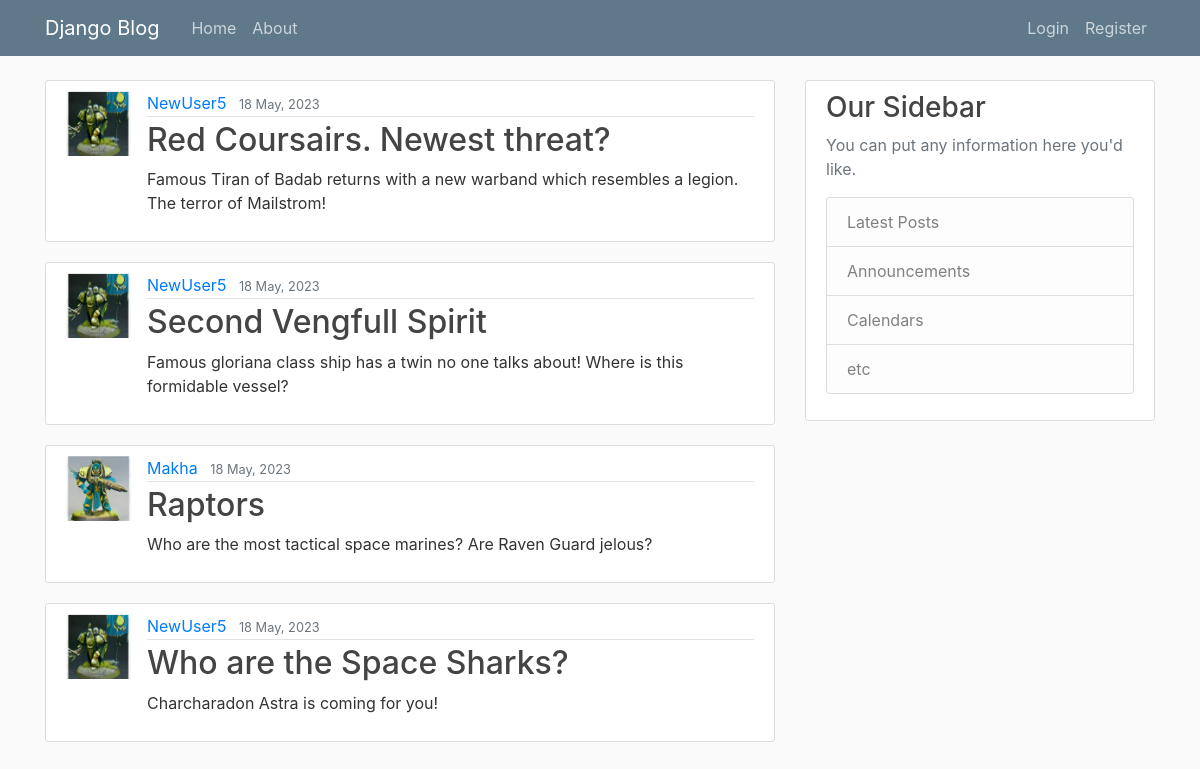
The page / on the database its author committed.
### blog/models.py (models this page shows, shortened)
class Post(models.Model):
    title = models.CharField(max_length=100)
    content = models.TextField()
    date = models.DateTimeField(default=timezone.now)
    author = models.ForeignKey(User, on_delete=models.CASCADE)

### users/models.py (models this page shows, shortened)
class Profile(models.Model):
    user = models.OneToOneField(User, on_delete=models.CASCADE)
    image = models.ImageField(default='default.jpg', upload_to='profile_pics')

### blog/views.py (the view)
# urls.py: path('', PostListView.as_view(), name='blog-home'), #used to be vies.jome instead of PostListView.as_view()
class PostListView(ListView):
    model = Post
    template_name = 'blog/home.html' # default is app_name/Model_ViewType.html (for example blog/post_list.html)
    context_object_name = 'posts' #Becouse we already referenced variable named posts home.html template (default is object_list)
    ordering = ['-date']  # coulmn crated by me for Post. -sign in '-date' because ORDER BY DESC
    paginate_by = 4

### blog/templates/blog/home.html
{% extends "blog/base.html" %}
{% block content %}
    {% for post in posts %}
        <article class="media content-section">
          <img class="round-image article-img"  src="{{ post.author.profile.image.url }}">
          <div class="media-body">
            <div class="article-metadata">
              <a class="mr-2" href="#">{{ post.author }}</a>
              <small class="text-muted">{{ post.date|date:'d F, Y' }}</small>
            </div>
            <h2><a class="article-title" href="{% url 'post-detail' post.id %}">{{ post.title }}</a></h2>
            <p class="article-content">{{ post.content }}</p>
          </div>
        </article>
    {% endfor %}
{% endblock content %}

### blog/static/blog/main.css (style rules this page uses)
body { background: #fafafa; color: #333333; margin-top: 5rem; }
h1, h2, h3, h4, h5, h6 { color: #444444; }
.content-section { background: #ffffff; padding: 10px 20px; border: 1px solid #dddddd; border-radius: 3px; margin-bottom: 20px; }
.article-title { color: #444444; }
.article-content { white-space: pre-line; }
.article-img { height: 65px; width: 65px; margin-right: 16px; }
.article-metadata { padding-bottom: 1px; margin-bottom: 4px; border-bottom: 1px solid #e3e3e3 }

### rows shown on the page
Post: author.profile.image (picture), author "NewUser5", date "18 May, 2023", title "Red Coursairs. Newest threat?", content "Famous Tiran of Badab returns with a new warband which resembles a legion. The terror of Mailstrom!"
Post: author.profile.image (picture), author "NewUser5", date "18 May, 2023", title "Second Vengfull Spirit", content "Famous gloriana class ship has a twin no one talks about! Where is this formidable vessel?"
Post: author.profile.image (picture), author "Makha", date "18 May, 2023", title "Raptors", content "Who are the most tactical space marines? Are Raven Guard jelous?"
Post: author.profile.image (picture), author "NewUser5", date "18 May, 2023", title "Who are the Space Sharks?", content "Charcharadon Astra is coming for you!"
